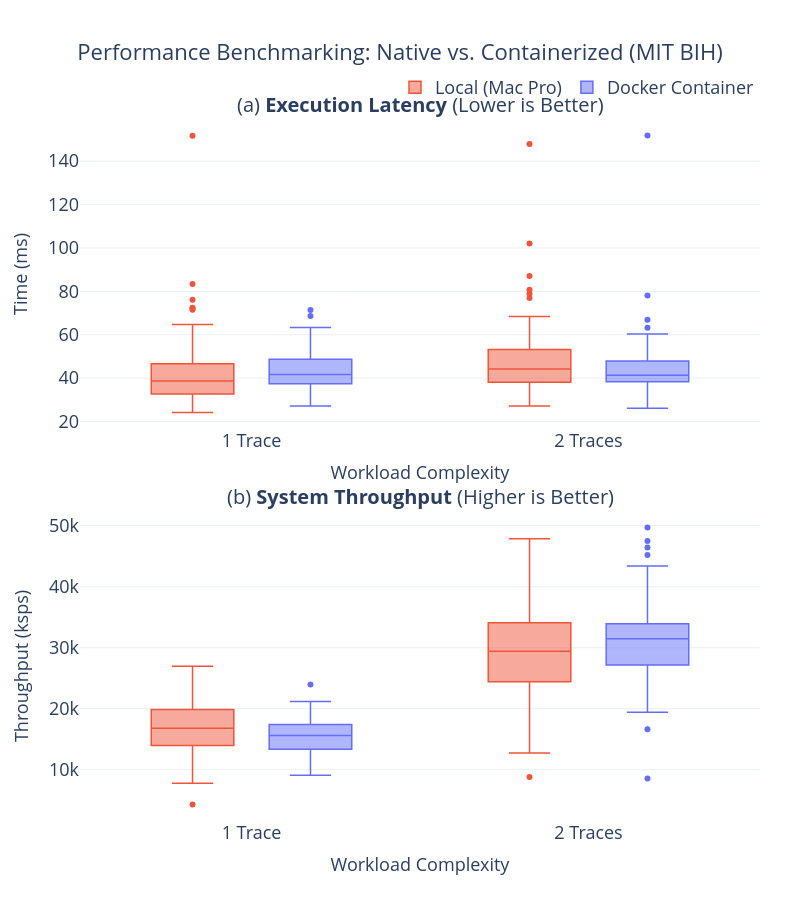

Notebook code cell kept with this figure:
### Markdown cell above
## MIT BIH Stress Noise Local vs Container

### Code cell
import pandas as pd
import plotly.express as px
import plotly.graph_objects as go
from plotly.subplots import make_subplots

# ---------------------------------------------------------
# 🎨 COLOR CONFIGURATION
# ---------------------------------------------------------
COLOR_LOCAL = '#EF553B'      # Red/Orange
COLOR_DOCKER = '#636EFA'     # Blue/Purple

# ---------------------------------------------------------
# 1. Load the Datasets
# ---------------------------------------------------------
files = {
    "Local_1": "/Volumes/SS/Project_BioViz/eval_data/MIT_BIH_Stress_Noise_Trace2_LocalDesktop/MIT_BIH_Stress_Trace1_LocalDesktop.csv",
    "Local_2": "/Volumes/SS/Project_BioViz/eval_data/MIT_BIH_Stress_Noise_Trace2_LocalDesktop/MIT_BIH_Stress_Trace2_LocalDesktop.csv",
    "Docker_1": "/Volumes/SS/Project_BioViz/eval_data/MIT_BIH_Stress_Noise_Trace2_LocalDesktop_Container/MIT_BIH_Stress_Noise_Trace1.csv",
    "Docker_2": "/Volumes/SS/Project_BioViz/eval_data/MIT_BIH_Stress_Noise_Trace2_LocalDesktop_Container/MITBIH_Stress_Noise_Trace2.csv"
}

try:
    df_local_1 = pd.read_csv(files["Local_1"])
    df_local_2 = pd.read_csv(files["Local_2"])
    df_docker_1 = pd.read_csv(files["Docker_1"])
    df_docker_2 = pd.read_csv(files["Docker_2"])
except FileNotFoundError as e:
    print(f"Error: {e}. Please check your file paths.")
    exit()

# ---------------------------------------------------------
# 2. Preprocess & Merge
# ---------------------------------------------------------
df_local_1['Environment'] = 'Local (Mac Pro)'
df_local_1['Traces'] = '1 Trace'
df_local_2['Environment'] = 'Local (Mac Pro)'
df_local_2['Traces'] = '2 Traces'

df_docker_1['Environment'] = 'Docker Container'
df_docker_1['Traces'] = '1 Trace'
df_docker_2['Environment'] = 'Docker Container'
df_docker_2['Traces'] = '2 Traces'

df_all = pd.concat([df_local_1, df_local_2, df_docker_1, df_docker_2], ignore_index=True)

# ---------------------------------------------------------
# 3. Create Plots (Vertical Layout)
# ---------------------------------------------------------
colors = {'Local (Mac Pro)': COLOR_LOCAL, 'Docker Container': COLOR_DOCKER}

# Font size settings for two-column paper visibility
font_size_axis = 18
font_size_title = 20
font_size_legend = 18

fig = make_subplots(
    rows=2, cols=1,
    subplot_titles=("(a) <b>Execution Latency</b> (Lower is Better)", 
                    "(b) <b>System Throughput</b> (Higher is Better)"),
    vertical_spacing=0.12
)

# Plot 1: Execution Time (Row 1)
# Using sorted unique values to ensure alignment in 'group' mode
for env in ['Local (Mac Pro)', 'Docker Container']:
    subset = df_all[df_all['Environment'] == env]
    fig.add_trace(
        go.Box(
            x=subset['Traces'],
            y=subset['execution_time_ms'],
            name=env,
            legendgroup=env,
            marker_color=colors[env],
            boxpoints='outliers',
            line_width=1.5,
            offsetgroup=env # Ensures distinct groups for centering
        ),
        row=1, col=1
    )

# Plot 2: Throughput (Row 2)
for env in ['Local (Mac Pro)', 'Docker Container']:
    subset = df_all[df_all['Environment'] == env]
    fig.add_trace(
        go.Box(
            x=subset['Traces'],
            y=subset['throughput_ksps'],
            name=env,
            legendgroup=env,
            showlegend=False,
            marker_color=colors[env],
            boxpoints='outliers',
            line_width=1.5,
            offsetgroup=env # Ensures distinct groups for centering
        ),
        row=2, col=1
    )

# ---------------------------------------------------------
# 4. Update Layout & Axis Styling
# ---------------------------------------------------------
fig.update_layout(
    title_text="Performance Benchmarking: Native vs. Containerized (MIT BIH)",
    title_x=0.5,
    title_font_size=22,
    boxmode='group', # This is critical for centering labels between grouped boxes
    height=900,
    width=800,
    template="plotly_white",
    
    legend=dict(
        orientation="h",
        yanchor="bottom",
        y=1.02,
        xanchor="right",
        x=1,
        font=dict(size=font_size_legend)
    ),
    margin=dict(l=80, r=40, t=120, b=80)
)

# Row 1 Axis Styling
fig.update_yaxes(
    title_text="Time (ms)", 
    title_font=dict(size=font_size_axis),
    tickfont=dict(size=font_size_axis),
    row=1, col=1
)
fig.update_xaxes(
    title_text="Workload Complexity", 
    title_font=dict(size=font_size_axis),
    tickfont=dict(size=font_size_axis),
    row=1, col=1
)

# Row 2 Axis Styling
fig.update_yaxes(
    title_text="Throughput (ksps)", 
    title_font=dict(size=font_size_axis),
    tickfont=dict(size=font_size_axis),
    row=2, col=1
)
fig.update_xaxes(
    title_text="Workload Complexity", 
    title_font=dict(size=font_size_axis),
    tickfont=dict(size=font_size_axis),
    row=2, col=1
)

# Update Subplot Titles Font
fig.update_annotations(font_size=font_size_title)

fig.show()

### Figure 1 — Plotly figure (JSON) as saved in the notebook; plotly's stock layout.template omitted (floating-point values rounded to 4 significant figures; data arrays with more than 128 entries replaced by an {"elided": "..."} marker saying what was removed)
{"data": [{"boxpoints": "outliers", "legendgroup": "Local (Mac Pro)", "line": {"width": 1.5}, "marker": {"color": "#EF553B"}, "name": "Local (Mac Pro)", "offsetgroup": "Local (Mac Pro)", "type": "box", "x": {"elided": "300 str values"}, "xaxis": "x", "y": {"elided": "300 float values"}, "yaxis": "y"}, {"boxpoints": "outliers", "legendgroup": "Docker Container", "line": {"width": 1.5}, "marker": {"color": "#636EFA"}, "name": "Docker Container", "offsetgroup": "Docker Container", "type": "box", "x": {"elided": "300 str values"}, "xaxis": "x", "y": {"elided": "300 float values"}, "yaxis": "y"}, {"boxpoints": "outliers", "legendgroup": "Local (Mac Pro)", "line": {"width": 1.5}, "marker": {"color": "#EF553B"}, "name": "Local (Mac Pro)", "offsetgroup": "Local (Mac Pro)", "showlegend": false, "type": "box", "x": {"elided": "300 str values"}, "xaxis": "x2", "y": {"elided": "300 float values"}, "yaxis": "y2"}, {"boxpoints": "outliers", "legendgroup": "Docker Container", "line": {"width": 1.5}, "marker": {"color": "#636EFA"}, "name": "Docker Container", "offsetgroup": "Docker Container", "showlegend": false, "type": "box", "x": {"elided": "300 str values"}, "xaxis": "x2", "y": {"elided": "300 float values"}, "yaxis": "y2"}], "layout": {"annotations": [{"font": {"size": 20}, "showarrow": false, "text": "(a) <b>Execution Latency</b> (Lower is Better)", "x": 0.5, "xanchor": "center", "xref": "paper", "y": 1, "yanchor": "bottom", "yref": "paper"}, {"font": {"size": 20}, "showarrow": false, "text": "(b) <b>System Throughput</b> (Higher is Better)", "x": 0.5, "xanchor": "center", "xref": "paper", "y": 0.44, "yanchor": "bottom", "yref": "paper"}], "boxmode": "group", "height": 900, "legend": {"font": {"size": 18}, "orientation": "h", "x": 1, "xanchor": "right", "y": 1.02, "yanchor": "bottom"}, "margin": {"b": 80, "l": 80, "r": 40, "t": 120}, "title": {"font": {"size": 22}, "text": "Performance Benchmarking: Native vs. Containerized (MIT BIH)", "x": 0.5}, "width": 800, "xaxis": {"anchor": "y", "domain": [0, 1], "tickfont": {"size": 18}, "title": {"font": {"size": 18}, "text": "Workload Complexity"}}, "xaxis2": {"anchor": "y2", "domain": [0, 1], "tickfont": {"size": 18}, "title": {"font": {"size": 18}, "text": "Workload Complexity"}}, "yaxis": {"anchor": "x", "domain": [0.56, 1], "tickfont": {"size": 18}, "title": {"font": {"size": 18}, "text": "Time (ms)"}}, "yaxis2": {"anchor": "x2", "domain": [0, 0.44], "tickfont": {"size": 18}, "title": {"font": {"size": 18}, "text": "Throughput (ksps)"}}}}
